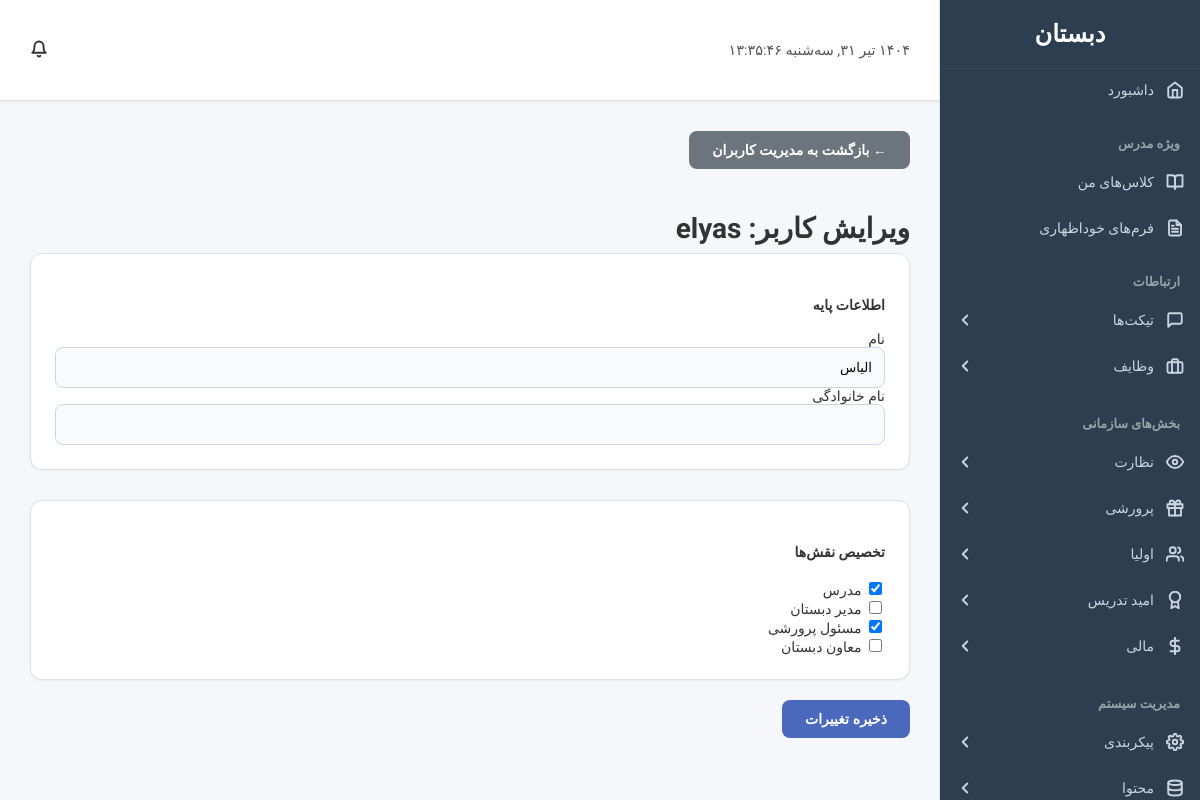
The page /admin/edit_user.php?id=2 (signed in) on the database its author committed.
### tables this page shows
CREATE TABLE `users` (
  `id` int(11) NOT NULL,
  `first_name` varchar(50) NOT NULL,
  `last_name` varchar(50) NOT NULL,
  `username` varchar(50) NOT NULL,
  `password` varchar(255) NOT NULL,
  `is_admin` tinyint(1) NOT NULL DEFAULT 0,
  `telegram_chat_id` varchar(50) DEFAULT NULL,
  `created_at` datetime DEFAULT current_timestamp()
);

CREATE TABLE `roles` (
  `id` int(11) NOT NULL,
  `role_name` varchar(50) NOT NULL,
  `role_description` text DEFAULT NULL
);

### admin/edit_user.php (the view, shortened to what this page needs)
<?php
$user_id_to_edit = $_GET['id'];
$link = get_db_connection();
$user_query = mysqli_query($link, "SELECT * FROM users WHERE id = $user_id_to_edit");
$user = mysqli_fetch_assoc($user_query);
$all_roles_query = mysqli_query($link, "SELECT id, role_name FROM roles ORDER BY role_name ASC");
$all_roles = mysqli_fetch_all($all_roles_query, MYSQLI_ASSOC);
$current_roles_query = mysqli_query($link, "SELECT role_id FROM user_roles WHERE user_id = $user_id_to_edit");
$current_roles = array_column(mysqli_fetch_all($current_roles_query, MYSQLI_ASSOC), 'role_id');
require_once "../includes/header.php";
?>
<div class="page-content">
    <a href="manage_users.php" class="btn btn-secondary" style="margin-bottom: 20px;">&larr; بازگشت به مدیریت کاربران</a>
    <h2>ویرایش کاربر: <?php echo htmlspecialchars($user['username']); ?></h2>
    <form action="edit_user.php?id=<?php echo $user_id_to_edit; ?>" method="post">
        <div class="form-container" style="margin-bottom: 30px;">
            <h4>اطلاعات پایه</h4>
            <div class="form-group">
                <label>نام</label>
                <input type="text" name="first_name" class="form-control" value="<?php echo htmlspecialchars($user['first_name']); ?>">
            </div>
            <div class="form-group">
                <label>نام خانوادگی</label>
                <input type="text" name="last_name" class="form-control" value="<?php echo htmlspecialchars($user['last_name']); ?>">
            </div>
        </div>
        <div class="form-container">
            <h4>تخصیص نقش‌ها</h4>
            <?php foreach($all_roles as $role): ?>
                <div class="checkbox-group">
                    <input type="checkbox" name="roles[]" value="<?php echo $role['id']; ?>" id="role_<?php echo $role['id']; ?>"
                        <?php if(in_array($role['id'], $current_roles)) echo 'checked'; ?>>
                    <label for="role_<?php echo $role['id']; ?>">
                        <?php echo htmlspecialchars($role['role_name']); ?>
                    </label>
                </div>
            <?php endforeach; ?>
        </div>
        <div class="form-group" style="margin-top: 20px;">
            <input type="submit" name="update_user" class="btn btn-primary" value="ذخیره تغییرات">
        </div>
    </form>
</div>
<?php
require_once "../includes/footer.php";
?>

### assets/css/style.css (style rules this page uses)
:root { --primary-color: #6a5af9; --primary-hover-color: #5a4bf8; --sidebar-bg: #1e293b; --sidebar-link-color: #cbd5e1; --sidebar-link-hover-color: #ffffff; --sidebar-link-active-bg: rgba(106, 90, 249, 0.1); --sidebar-link-active-border: #6a5af9; --background-color: #f1f5f9; --widget-bg: #ffffff; --text-color: #0f172a; --text-muted: #64748b; --border-color: #e2e8f0; --danger-color: #ef4444; --success-color: #22c55e; --font-family: 'Vazirmatn', sans-serif; --shadow-sm: 0 1px 2px 0 rgb(0 0 0 / 0.05); --shadow-md: 0 4px 6px -1px rgb(0 0 0 / 0.1), 0 2px 4px -2px rgb(0 0 0 / 0.1); --shadow-lg: 0 10px 15px -3px rgb(0 0 0 / 0.1), 0 4px 6px -2px rgb(0 0 0 / 0.1); --radius-md: 0.5rem; --radius-lg: 0.75rem; }
body { font-family: var(--font-family); background-color: var(--background-color); direction: rtl; text-align: right; margin: 0; font-size: 14px; color: var(--text-color); -webkit-font-smoothing: antialiased; -moz-osx-font-smoothing: grayscale; }
.btn { padding: 10px 22px; border: 1px solid transparent; border-radius: var(--radius-md); cursor: pointer; font-size: 14px; font-weight: 600; transition: all 0.2s ease; text-decoration: none; display: inline-flex; align-items: center; gap: 8px; }
.btn-primary { background-color: var(--primary-color); color: white; }
.btn-secondary { background-color: #6c757d; color: white; }
.form-container, .table-container, .widget { background: var(--widget-bg); padding: 24px; border-radius: var(--radius-lg); box-shadow: var(--shadow-sm); border: 1px solid var(--border-color); }
.form-control { width: 100%; padding: 12px; border: 1px solid #d1d5db; border-radius: var(--radius-md); box-sizing: border-box; transition: all 0.2s; background: #f9fafb; }
.page-content > h2 { font-size: 1.75rem; font-weight: 700; margin-bottom: 8px; }

### assets/css/dashboard.css (style rules this page uses)
:root { --primary-color: #4a69bd; --sidebar-bg: #2c3e50; --sidebar-text: #ecf0f1; --sidebar-hover-bg: #34495e; --main-bg: #f5f7fa; --text-color: #333; --border-color: #e0e0e0; }
body { display: flex; height: 100vh; overflow: hidden; }

### rows shown on the page
users: username "elyas", first_name "الیاس"
roles: id "☑", role_name "مدرس"
roles: role_name "مدیر دبستان"
roles: id "☑", role_name "مسئول پرورشی"
roles: role_name "معاون دبستان"
